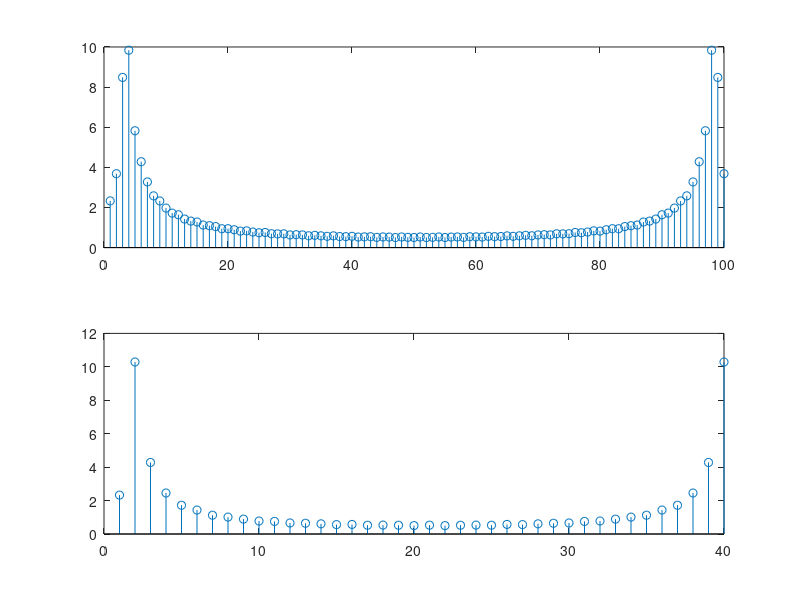

The MATLAB script that drew this image:
n = 0:63;
x = ((0.95).^n).*cos((pi/20)*n);

M1 = 100; M2 = 40;
k1 = [0:M1-1]; k2 = [0:M2-1];
DT_samp = @(x, k, n) x*(exp(-1j * 2 * pi / length(k))).^(n'*k);

X1 = DT_samp(x, k1, n);
X2 = DT_samp(x, k2, n);

magX1 = abs(X1);
magX2 = abs(X2);

subplot(2, 1, 1);
stem(magX1);

subplot(2, 1, 2);
stem(magX2);